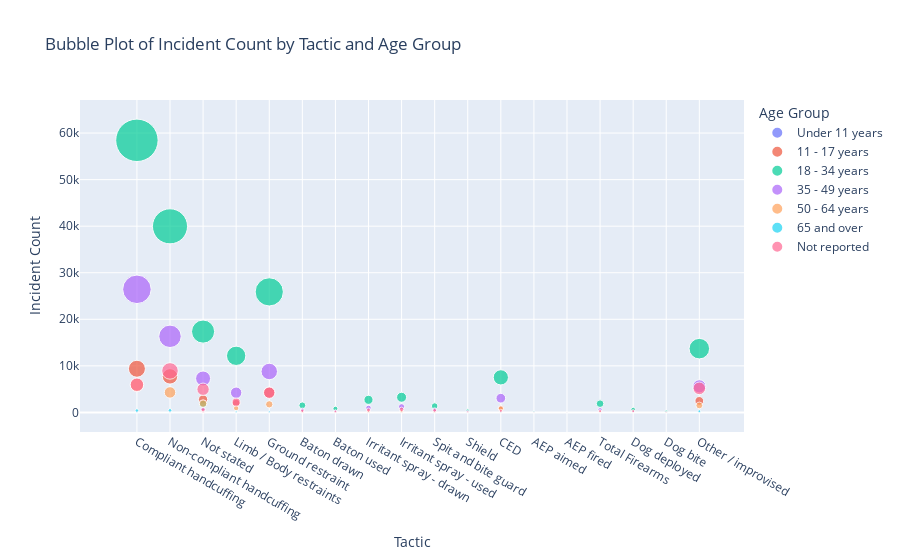

Source (notebook cell):
### Code cell
fig_bubble

### Figure 1 — Plotly figure (JSON) as saved in the notebook; plotly's stock layout.template omitted (floating-point values rounded to 4 significant figures)
{"data": [{"hovertemplate": "Age Group=Under 11 years<br>Tactic=%{x}<br>Incident Count=%{marker.size}<extra></extra>", "legendgroup": "Under 11 years", "marker": {"color": "#636efa", "size": [109, 81, 9, 43, 94, 7, 2, 1, 4, 2, 3, 1, 2, 16, 0, 0, 0, 3, 0, 0, 0, 80], "sizemode": "area", "sizeref": 64.94, "symbol": "circle"}, "mode": "markers", "name": "Under 11 years", "orientation": "v", "showlegend": true, "type": "scatter", "x": ["Compliant handcuffing", "Non-compliant handcuffing", "Not stated", "Limb / Body restraints", "Ground restraint", "Baton drawn", "Baton used", "Not stated", "Irritant spray - drawn", "Irritant spray - used", "Not stated", "Spit and bite guard", "Shield", "CED", "AEP aimed", "AEP fired", "Not stated", "Total Firearms", "Dog deployed", "Dog bite", "Not stated", "Other / improvised"], "xaxis": "x", "y": [109, 81, 9, 43, 94, 7, 2, 1, 4, 2, 3, 1, 2, 16, 0, 0, 0, 3, 0, 0, 0, 80], "yaxis": "y"}, {"hovertemplate": "Age Group=11 - 17 years<br>Tactic=%{x}<br>Incident Count=%{marker.size}<extra></extra>", "legendgroup": "11 - 17 years", "marker": {"color": "#EF553B", "size": [9374, 7734, 2771, 1983, 4238, 268, 69, 48, 310, 269, 190, 165, 36, 938, 9, 1, 8, 195, 117, 53, 19, 2474], "sizemode": "area", "sizeref": 64.94, "symbol": "circle"}, "mode": "markers", "name": "11 - 17 years", "orientation": "v", "showlegend": true, "type": "scatter", "x": ["Compliant handcuffing", "Non-compliant handcuffing", "Not stated", "Limb / Body restraints", "Ground restraint", "Baton drawn", "Baton used", "Not stated", "Irritant spray - drawn", "Irritant spray - used", "Not stated", "Spit and bite guard", "Shield", "CED", "AEP aimed", "AEP fired", "Not stated", "Total Firearms", "Dog deployed", "Dog bite", "Not stated", "Other / improvised"], "xaxis": "x", "y": [9374, 7734, 2771, 1983, 4238, 268, 69, 48, 310, 269, 190, 165, 36, 938, 9, 1, 8, 195, 117, 53, 19, 2474], "yaxis": "y"}, {"hovertemplate": "Age Group=18 - 34 years<br>Tactic=%{x}<br>Incident Count=%{marker.size}<extra></extra>", "legendgroup": "18 - 34 years", "marker": {"color": "#00cc96", "size": [58444, 39968, 17361, 12155, 25888, 1515, 797, 427, 2701, 3249, 1804, 1369, 391, 7528, 149, 18, 126, 1876, 641, 230, 127, 13692], "sizemode": "area", "sizeref": 64.94, "symbol": "circle"}, "mode": "markers", "name": "18 - 34 years", "orientation": "v", "showlegend": true, "type": "scatter", "x": ["Compliant handcuffing", "Non-compliant handcuffing", "Not stated", "Limb / Body restraints", "Ground restraint", "Baton drawn", "Baton used", "Not stated", "Irritant spray - drawn", "Irritant spray - used", "Not stated", "Spit and bite guard", "Shield", "CED", "AEP aimed", "AEP fired", "Not stated", "Total Firearms", "Dog deployed", "Dog bite", "Not stated", "Other / improvised"], "xaxis": "x", "y": [58444, 39968, 17361, 12155, 25888, 1515, 797, 427, 2701, 3249, 1804, 1369, 391, 7528, 149, 18, 126, 1876, 641, 230, 127, 13692], "yaxis": "y"}, {"hovertemplate": "Age Group=35 - 49 years<br>Tactic=%{x}<br>Incident Count=%{marker.size}<extra></extra>", "legendgroup": "35 - 49 years", "marker": {"color": "#ab63fa", "size": [26439, 16343, 7285, 4225, 8789, 517, 257, 165, 969, 1218, 670, 554, 214, 3051, 84, 14, 64, 581, 169, 73, 34, 5599], "sizemode": "area", "sizeref": 64.94, "symbol": "circle"}, "mode": "markers", "name": "35 - 49 years", "orientation": "v", "showlegend": true, "type": "scatter", "x": ["Compliant handcuffing", "Non-compliant handcuffing", "Not stated", "Limb / Body restraints", "Ground restraint", "Baton drawn", "Baton used", "Not stated", "Irritant spray - drawn", "Irritant spray - used", "Not stated", "Spit and bite guard", "Shield", "CED", "AEP aimed", "AEP fired", "Not stated", "Total Firearms", "Dog deployed", "Dog bite", "Not stated", "Other / improvised"], "xaxis": "x", "y": [26439, 16343, 7285, 4225, 8789, 517, 257, 165, 969, 1218, 670, 554, 214, 3051, 84, 14, 64, 581, 169, 73, 34, 5599], "yaxis": "y"}, {"hovertemplate": "Age Group=50 - 64 years<br>Tactic=%{x}<br>Incident Count=%{marker.size}<extra></extra>", "legendgroup": "50 - 64 years", "marker": {"color": "#FFA15A", "size": [5888, 4294, 1900, 923, 1736, 104, 41, 30, 197, 234, 147, 106, 65, 818, 15, 2, 9, 176, 27, 12, 6, 1494], "sizemode": "area", "sizeref": 64.94, "symbol": "circle"}, "mode": "markers", "name": "50 - 64 years", "orientation": "v", "showlegend": true, "type": "scatter", "x": ["Compliant handcuffing", "Non-compliant handcuffing", "Not stated", "Limb / Body restraints", "Ground restraint", "Baton drawn", "Baton used", "Not stated", "Irritant spray - drawn", "Irritant spray - used", "Not stated", "Spit and bite guard", "Shield", "CED", "AEP aimed", "AEP fired", "Not stated", "Total Firearms", "Dog deployed", "Dog bite", "Not stated", "Other / improvised"], "xaxis": "x", "y": [5888, 4294, 1900, 923, 1736, 104, 41, 30, 197, 234, 147, 106, 65, 818, 15, 2, 9, 176, 27, 12, 6, 1494], "yaxis": "y"}, {"hovertemplate": "Age Group=65 and over<br>Tactic=%{x}<br>Incident Count=%{marker.size}<extra></extra>", "legendgroup": "65 and over", "marker": {"color": "#19d3f3", "size": [403, 435, 136, 124, 122, 9, 5, 2, 12, 9, 8, 8, 4, 65, 3, 0, 3, 23, 3, 0, 1, 256], "sizemode": "area", "sizeref": 64.94, "symbol": "circle"}, "mode": "markers", "name": "65 and over", "orientation": "v", "showlegend": true, "type": "scatter", "x": ["Compliant handcuffing", "Non-compliant handcuffing", "Not stated", "Limb / Body restraints", "Ground restraint", "Baton drawn", "Baton used", "Not stated", "Irritant spray - drawn", "Irritant spray - used", "Not stated", "Spit and bite guard", "Shield", "CED", "AEP aimed", "AEP fired", "Not stated", "Total Firearms", "Dog deployed", "Dog bite", "Not stated", "Other / improvised"], "xaxis": "x", "y": [403, 435, 136, 124, 122, 9, 5, 2, 12, 9, 8, 8, 4, 65, 3, 0, 3, 23, 3, 0, 1, 256], "yaxis": "y"}, {"hovertemplate": "Age Group=Not reported<br>Tactic=%{x}<br>Incident Count=%{marker.size}<extra></extra>", "legendgroup": "Not reported", "marker": {"color": "#FF6692", "size": [5958, 8908, 4970, 2193, 4239, 336, 206, 220, 512, 654, 561, 438, 115, 339, 12, 1, 14, 291, 281, 46, 81, 5165], "sizemode": "area", "sizeref": 64.94, "symbol": "circle"}, "mode": "markers", "name": "Not reported", "orientation": "v", "showlegend": true, "type": "scatter", "x": ["Compliant handcuffing", "Non-compliant handcuffing", "Not stated", "Limb / Body restraints", "Ground restraint", "Baton drawn", "Baton used", "Not stated", "Irritant spray - drawn", "Irritant spray - used", "Not stated", "Spit and bite guard", "Shield", "CED", "AEP aimed", "AEP fired", "Not stated", "Total Firearms", "Dog deployed", "Dog bite", "Not stated", "Other / improvised"], "xaxis": "x", "y": [5958, 8908, 4970, 2193, 4239, 336, 206, 220, 512, 654, 561, 438, 115, 339, 12, 1, 14, 291, 281, 46, 81, 5165], "yaxis": "y"}], "layout": {"legend": {"itemsizing": "constant", "title": {"text": "Age Group"}, "tracegroupgap": 0}, "title": {"text": "Bubble Plot of Incident Count by Tactic and Age Group"}, "xaxis": {"anchor": "y", "domain": [0, 1], "title": {"text": "Tactic"}}, "yaxis": {"anchor": "x", "domain": [0, 1], "title": {"text": "Incident Count"}}}}
